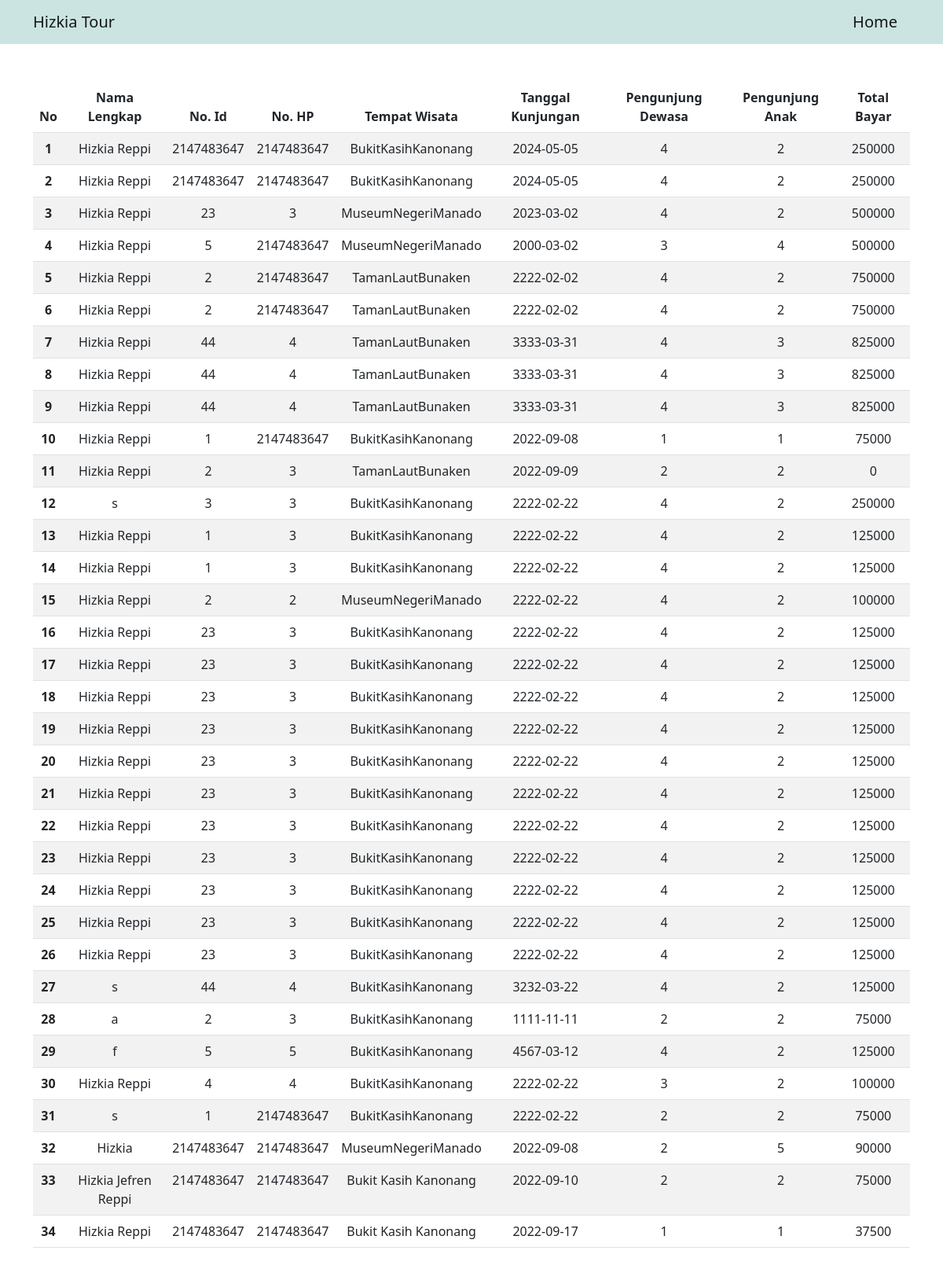
/assets/php/dashboard.php, run on the app's committed database.
### tables this page shows
CREATE TABLE `t_pemesanan` (
  `id_pemesanan` int(11) NOT NULL,
  `nama_lengkap` varchar(50) NOT NULL,
  `no_identitas` int(12) NOT NULL,
  `no_hp` int(12) NOT NULL,
  `tempat_wisata` varchar(100) NOT NULL,
  `tgl_kunjungan` date NOT NULL,
  `pengunjung_dewasa` int(11) NOT NULL,
  `pengunjung_anak` int(11) NOT NULL,
  `harga_tiket` int(11) NOT NULL,
  `total_bayar` int(11) NOT NULL
);

### assets/php/dashboard.php (the view, shortened to what this page needs)
<?php
  require_once '../func/function.php';
  $result = mysqli_query($db, "SELECT * FROM t_pemesanan");
?>
<!DOCTYPE html>
<html lang="en">
<head>
  <link rel="stylesheet" href="../css/bootstrap.css">
</head>
<body>
  <header>
    <nav class="navbar" style="background-color: #CBE4E1;">
      <div class="container">
        <a class="navbar-brand" href="#">Hizkia Tour</a>
        <a class="navbar-brand" href="index.php">Home</a>
      </div>
    </nav>
  </header>
  <main class="my-5">
    <section class="container">
      <table class="table table-striped text-center">
        <thead>
          <tr>
            <th scope="col">No</th>
            <th scope="col">Nama Lengkap</th>
            <th scope="col">No. Id</th>
            <th scope="col">No. HP</th>
            <th scope="col">Tempat Wisata</th>
            <th scope="col">Tanggal Kunjungan</th>
            <th scope="col">Pengunjung Dewasa</th>
            <th scope="col">Pengunjung Anak</th>
            <th scope="col">Total Bayar</th>
          </tr>
        </thead>
        <tbody>
          <?php $i = 1; ?>
          <?php while( $row = mysqli_fetch_assoc($result)) : ?>
          <tr>
            <th scope="row"><?= $i ?></th>
            <td><?= $row['nama_lengkap'] ?></td>
            <td><?= $row['no_identitas'] ?></td>
            <td><?= $row['no_hp'] ?></td>
            <td><?= $row['tempat_wisata'] ?></td>
            <td><?= $row['tgl_kunjungan'] ?></td>
            <td><?= $row['pengunjung_dewasa'] ?></td>
            <td><?= $row['pengunjung_anak'] ?></td>
            <td><?= $row['total_bayar'] ?></td>
          </tr>
          <?php $i++; endwhile; ?>
        </tbody>
      </table>
    </section>
  </main>
</body>
</html>

### data on the page
t_pemesanan: nama_lengkap "Hizkia Reppi", no_identitas "2147483647", no_hp "2147483647", tempat_wisata "BukitKasihKanonang", tgl_kunjungan "2024-05-05", pengunjung_dewasa "4", pengunjung_anak "2", total_bayar "250000"
t_pemesanan: nama_lengkap "Hizkia Reppi", no_identitas "2147483647", no_hp "2147483647", tempat_wisata "BukitKasihKanonang", tgl_kunjungan "2024-05-05", pengunjung_dewasa "4", pengunjung_anak "2", total_bayar "250000"
t_pemesanan: nama_lengkap "Hizkia Reppi", no_identitas "23", no_hp "3", tempat_wisata "MuseumNegeriManado", tgl_kunjungan "2023-03-02", pengunjung_dewasa "4", pengunjung_anak "2", total_bayar "500000"
t_pemesanan: nama_lengkap "Hizkia Reppi", no_identitas "5", no_hp "2147483647", tempat_wisata "MuseumNegeriManado", tgl_kunjungan "2000-03-02", pengunjung_dewasa "3", pengunjung_anak "4", total_bayar "500000"
t_pemesanan: nama_lengkap "Hizkia Reppi", no_identitas "2", no_hp "2147483647", tempat_wisata "TamanLautBunaken", tgl_kunjungan "2222-02-02", pengunjung_dewasa "4", pengunjung_anak "2", total_bayar "750000"
t_pemesanan: nama_lengkap "Hizkia Reppi", no_identitas "2", no_hp "2147483647", tempat_wisata "TamanLautBunaken", tgl_kunjungan "2222-02-02", pengunjung_dewasa "4", pengunjung_anak "2", total_bayar "750000"
t_pemesanan: nama_lengkap "Hizkia Reppi", no_identitas "44", no_hp "4", tempat_wisata "TamanLautBunaken", tgl_kunjungan "3333-03-31", pengunjung_dewasa "4", pengunjung_anak "3", total_bayar "825000"
t_pemesanan: nama_lengkap "Hizkia Reppi", no_identitas "44", no_hp "4", tempat_wisata "TamanLautBunaken", tgl_kunjungan "3333-03-31", pengunjung_dewasa "4", pengunjung_anak "3", total_bayar "825000"
t_pemesanan: nama_lengkap "Hizkia Reppi", no_identitas "44", no_hp "4", tempat_wisata "TamanLautBunaken", tgl_kunjungan "3333-03-31", pengunjung_dewasa "4", pengunjung_anak "3", total_bayar "825000"
t_pemesanan: nama_lengkap "Hizkia Reppi", no_identitas "1", no_hp "2147483647", tempat_wisata "BukitKasihKanonang", tgl_kunjungan "2022-09-08", pengunjung_dewasa "1", pengunjung_anak "1", total_bayar "75000"
t_pemesanan: nama_lengkap "Hizkia Reppi", no_identitas "2", no_hp "3", tempat_wisata "TamanLautBunaken", tgl_kunjungan "2022-09-09", pengunjung_dewasa "2", pengunjung_anak "2", total_bayar "0"
t_pemesanan: nama_lengkap "s", no_identitas "3", no_hp "3", tempat_wisata "BukitKasihKanonang", tgl_kunjungan "2222-02-22", pengunjung_dewasa "4", pengunjung_anak "2", total_bayar "250000"
t_pemesanan: nama_lengkap "Hizkia Reppi", no_identitas "1", no_hp "3", tempat_wisata "BukitKasihKanonang", tgl_kunjungan "2222-02-22", pengunjung_dewasa "4", pengunjung_anak "2", total_bayar "125000"
t_pemesanan: nama_lengkap "Hizkia Reppi", no_identitas "1", no_hp "3", tempat_wisata "BukitKasihKanonang", tgl_kunjungan "2222-02-22", pengunjung_dewasa "4", pengunjung_anak "2", total_bayar "125000"
t_pemesanan: nama_lengkap "Hizkia Reppi", no_identitas "2", no_hp "2", tempat_wisata "MuseumNegeriManado", tgl_kunjungan "2222-02-22", pengunjung_dewasa "4", pengunjung_anak "2", total_bayar "100000"
t_pemesanan: nama_lengkap "Hizkia Reppi", no_identitas "23", no_hp "3", tempat_wisata "BukitKasihKanonang", tgl_kunjungan "2222-02-22", pengunjung_dewasa "4", pengunjung_anak "2", total_bayar "125000"
t_pemesanan: nama_lengkap "Hizkia Reppi", no_identitas "23", no_hp "3", tempat_wisata "BukitKasihKanonang", tgl_kunjungan "2222-02-22", pengunjung_dewasa "4", pengunjung_anak "2", total_bayar "125000"
t_pemesanan: nama_lengkap "Hizkia Reppi", no_identitas "23", no_hp "3", tempat_wisata "BukitKasihKanonang", tgl_kunjungan "2222-02-22", pengunjung_dewasa "4", pengunjung_anak "2", total_bayar "125000"
t_pemesanan: nama_lengkap "Hizkia Reppi", no_identitas "23", no_hp "3", tempat_wisata "BukitKasihKanonang", tgl_kunjungan "2222-02-22", pengunjung_dewasa "4", pengunjung_anak "2", total_bayar "125000"
t_pemesanan: nama_lengkap "Hizkia Reppi", no_identitas "23", no_hp "3", tempat_wisata "BukitKasihKanonang", tgl_kunjungan "2222-02-22", pengunjung_dewasa "4", pengunjung_anak "2", total_bayar "125000"
t_pemesanan: nama_lengkap "Hizkia Reppi", no_identitas "23", no_hp "3", tempat_wisata "BukitKasihKanonang", tgl_kunjungan "2222-02-22", pengunjung_dewasa "4", pengunjung_anak "2", total_bayar "125000"
t_pemesanan: nama_lengkap "Hizkia Reppi", no_identitas "23", no_hp "3", tempat_wisata "BukitKasihKanonang", tgl_kunjungan "2222-02-22", pengunjung_dewasa "4", pengunjung_anak "2", total_bayar "125000"
t_pemesanan: nama_lengkap "Hizkia Reppi", no_identitas "23", no_hp "3", tempat_wisata "BukitKasihKanonang", tgl_kunjungan "2222-02-22", pengunjung_dewasa "4", pengunjung_anak "2", total_bayar "125000"
t_pemesanan: nama_lengkap "Hizkia Reppi", no_identitas "23", no_hp "3", tempat_wisata "BukitKasihKanonang", tgl_kunjungan "2222-02-22", pengunjung_dewasa "4", pengunjung_anak "2", total_bayar "125000"
t_pemesanan: nama_lengkap "Hizkia Reppi", no_identitas "23", no_hp "3", tempat_wisata "BukitKasihKanonang", tgl_kunjungan "2222-02-22", pengunjung_dewasa "4", pengunjung_anak "2", total_bayar "125000"
t_pemesanan: nama_lengkap "Hizkia Reppi", no_identitas "23", no_hp "3", tempat_wisata "BukitKasihKanonang", tgl_kunjungan "2222-02-22", pengunjung_dewasa "4", pengunjung_anak "2", total_bayar "125000"
t_pemesanan: nama_lengkap "s", no_identitas "44", no_hp "4", tempat_wisata "BukitKasihKanonang", tgl_kunjungan "3232-03-22", pengunjung_dewasa "4", pengunjung_anak "2", total_bayar "125000"
t_pemesanan: nama_lengkap "a", no_identitas "2", no_hp "3", tempat_wisata "BukitKasihKanonang", tgl_kunjungan "1111-11-11", pengunjung_dewasa "2", pengunjung_anak "2", total_bayar "75000"
t_pemesanan: nama_lengkap "f", no_identitas "5", no_hp "5", tempat_wisata "BukitKasihKanonang", tgl_kunjungan "4567-03-12", pengunjung_dewasa "4", pengunjung_anak "2", total_bayar "125000"
t_pemesanan: nama_lengkap "Hizkia Reppi", no_identitas "4", no_hp "4", tempat_wisata "BukitKasihKanonang", tgl_kunjungan "2222-02-22", pengunjung_dewasa "3", pengunjung_anak "2", total_bayar "100000"
t_pemesanan: nama_lengkap "s", no_identitas "1", no_hp "2147483647", tempat_wisata "BukitKasihKanonang", tgl_kunjungan "2222-02-22", pengunjung_dewasa "2", pengunjung_anak "2", total_bayar "75000"
t_pemesanan: nama_lengkap "Hizkia", no_identitas "2147483647", no_hp "2147483647", tempat_wisata "MuseumNegeriManado", tgl_kunjungan "2022-09-08", pengunjung_dewasa "2", pengunjung_anak "5", total_bayar "90000"
t_pemesanan: nama_lengkap "Hizkia Jefren Reppi", no_identitas "2147483647", no_hp "2147483647", tempat_wisata "Bukit Kasih Kanonang", tgl_kunjungan "2022-09-10", pengunjung_dewasa "2", pengunjung_anak "2", total_bayar "75000"
t_pemesanan: nama_lengkap "Hizkia Reppi", no_identitas "2147483647", no_hp "2147483647", tempat_wisata "Bukit Kasih Kanonang", tgl_kunjungan "2022-09-17", pengunjung_dewasa "1", pengunjung_anak "1", total_bayar "37500"
